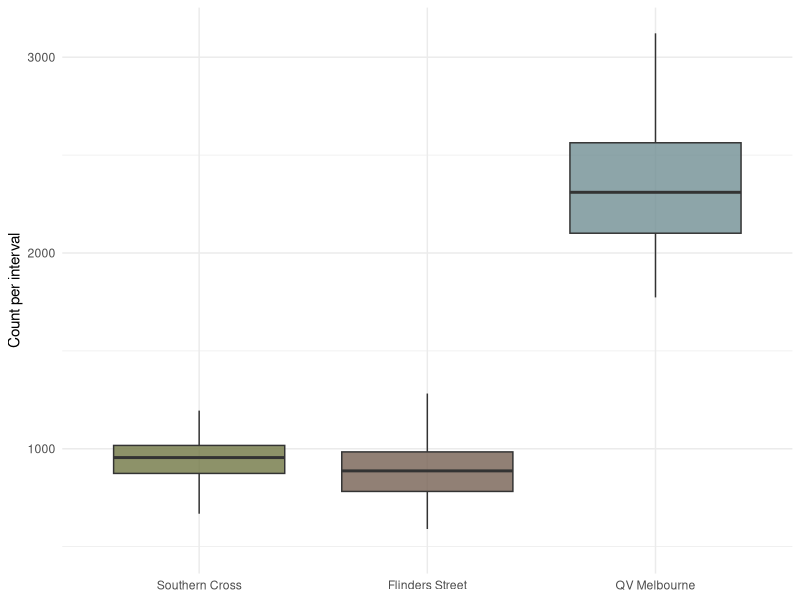
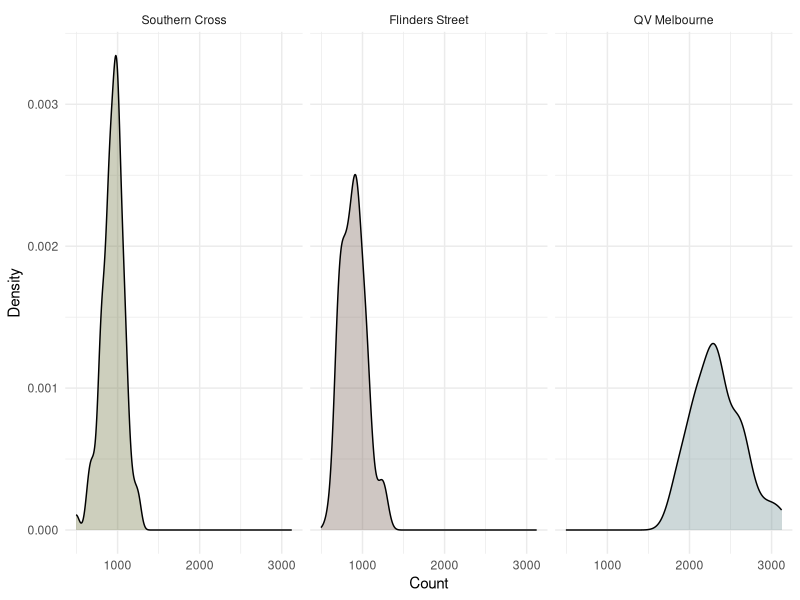
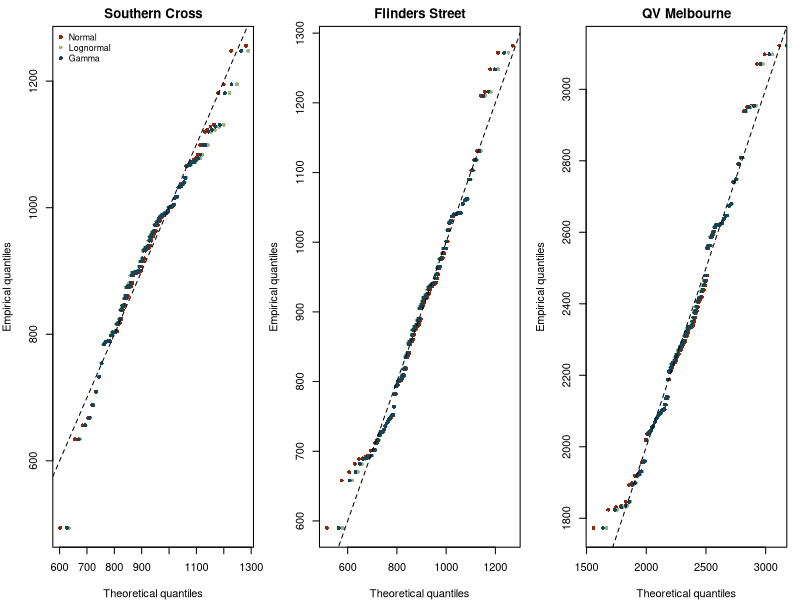
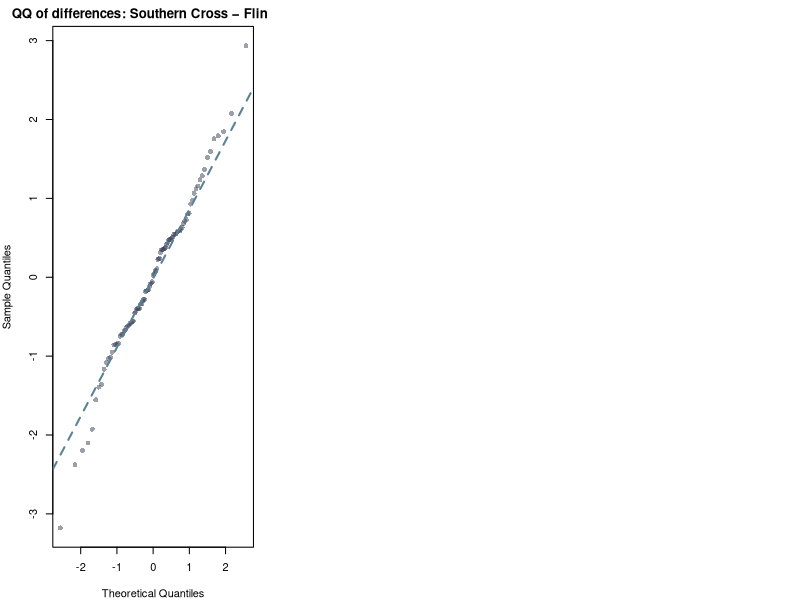

Generate these figures, in order, with R:
## ---- chunk 1
#| label: setup
#| include: false
#| message: false
#| warning: false
knitr::opts_chunk$set(
fig.align = "center",
fig.width = 8,
fig.height = 5,
dpi = 150,
echo = TRUE,
warning = FALSE,
message = FALSE
)

library(boot)
library(MASS)
library(tidyverse)
library(knitr)
library(kableExtra)
library(broom)
library(purrr)
library(scales)

set.seed(355435)

cross_cols <- c(
"Flinders Street" = "#766153",
"QV Melbourne" = "#718f94",
"Southern Cross"  = "#717744")

## ---- chunk 2
pedestrian_df <- read.csv(here::here("data/pedestrian/pedestrians.csv"))

pedestrian_long <- pedestrian_df %>%
  mutate(obs = row_number()) %>%
  pivot_longer(-obs, names_to = "crossing", values_to = "count") %>%
  mutate(crossing = recode(crossing,
                           "flinders_street" = "Flinders Street",
                           "qv_melbourne"    = "QV Melbourne",
                           "southern_cross"  = "Southern Cross")) %>%
  mutate(crossing = factor(
    crossing,
    levels = c("Southern Cross", "Flinders Street", "QV Melbourne")))
## ---- chunk 3
#| label: fig-boxplot
#| fig-cap: "Pedestrian counts by crossing."
ggplot(pedestrian_long, aes(x = crossing, y = count, fill = crossing)) +
  geom_boxplot(outlier.shape = NA, alpha = 0.8) +
  scale_fill_manual(values = cross_cols) +
  labs(x = NULL, y = "Count per interval") +
  theme_minimal() +
  theme(legend.position = "none")

## ---- chunk 4
#| label: fig-density
#| fig-cap: "Distribution of pedestrian counts by crossing."
ggplot(pedestrian_long, aes(x = count, fill = crossing)) +
  geom_density(alpha = 0.35) +
  facet_wrap(~ crossing, scales = "fixed") +
  scale_fill_manual(values = cross_cols) +
  labs(x = "Count", y = "Density") +
  theme_minimal() +
  theme(legend.position = "none")
## ---- chunk 5
#| label: tbl-crossing-summary
pedestrian_long %>%
  group_by(crossing) %>%
  summarise(
    n      = n(),
    mean   = mean(count),
    median = median(count),
    sd     = sd(count),
    min    = min(count),
    max    = max(count),
    iqr    = IQR(count),
    .groups = "drop"
  ) %>%
  kable(
    digits = 1,
    col.names = c("Crossing", "n", "Mean", "Median", "SD", "Min", "Max", "IQR")
  ) %>%
  kable_styling(
    bootstrap_options = c("striped", "hover", "condensed", "responsive"),
    full_width = FALSE
  ) %>%
  row_spec(0, bold = TRUE, color = "#FFFFFF", background = "#598392") %>%
  column_spec(1, bold = TRUE, color = "#004D40")
## ---- chunk 6
#| label: tbl-mle

# Southern Cross
sc <- pedestrian_df$southern_cross
fit_sc_norm  <- fitdistr(sc, "normal")
fit_sc_logn  <- fitdistr(sc, "lognormal")
fit_sc_gamma <- fitdistr(sc, "gamma")   

sc_models <- tibble(
  crossing = "Southern Cross",
  model    = c("normal","lognormal","gamma"),
  logLik   = c(logLik(fit_sc_norm)[1],  logLik(fit_sc_logn)[1],  logLik(fit_sc_gamma)[1]),
  AIC      = c(AIC(fit_sc_norm),        AIC(fit_sc_logn),        AIC(fit_sc_gamma)),
  
  mean_est = c(
    unname(fit_sc_norm$estimate["mean"]),
    exp(fit_sc_logn$estimate["meanlog"] + 0.5*fit_sc_logn$estimate["sdlog"]^2),
    unname(fit_sc_gamma$estimate["shape"] / fit_sc_gamma$estimate["rate"])),
  
  sd_est   = c(
    unname(fit_sc_norm$estimate["sd"]),
    sqrt((exp(fit_sc_logn$estimate["sdlog"]^2) - 1) *
           exp(2*fit_sc_logn$estimate["meanlog"] + fit_sc_logn$estimate["sdlog"]^2)),
    sqrt(unname(fit_sc_gamma$estimate["shape"]) / (unname(fit_sc_gamma$estimate["rate"])^2))))

# Flinders Street
fl <- pedestrian_df$flinders_street
fit_fl_norm  <- fitdistr(fl, "normal")
fit_fl_logn  <- fitdistr(fl, "lognormal")
fit_fl_gamma <- fitdistr(fl, "gamma")

fl_models <- tibble(
  crossing = "Flinders Street",
  model    = c("normal","lognormal","gamma"),
  logLik   = c(logLik(fit_fl_norm)[1],  logLik(fit_fl_logn)[1],  logLik(fit_fl_gamma)[1]),
  AIC      = c(AIC(fit_fl_norm),        AIC(fit_fl_logn),        AIC(fit_fl_gamma)),
  
  mean_est = c(
    unname(fit_fl_norm$estimate["mean"]),
    exp(fit_fl_logn$estimate["meanlog"] + 0.5*fit_fl_logn$estimate["sdlog"]^2),
    unname(fit_fl_gamma$estimate["shape"] / fit_fl_gamma$estimate["rate"])),
  
  sd_est   = c(
    unname(fit_fl_norm$estimate["sd"]),
    sqrt((exp(fit_fl_logn$estimate["sdlog"]^2) - 1) *
           exp(2*fit_fl_logn$estimate["meanlog"] + fit_fl_logn$estimate["sdlog"]^2)),
    sqrt(unname(fit_fl_gamma$estimate["shape"]) / (unname(fit_fl_gamma$estimate["rate"])^2))))

# QV Melbourne
qv <- pedestrian_df$qv_melbourne
fit_qv_norm  <- fitdistr(qv, "normal")
fit_qv_logn  <- fitdistr(qv, "lognormal")
fit_qv_gamma <- fitdistr(qv, "gamma")

qv_models <- tibble(
  crossing = "QV Melbourne",
  model    = c("normal","lognormal","gamma"),
  logLik   = c(logLik(fit_qv_norm)[1],  logLik(fit_qv_logn)[1],  logLik(fit_qv_gamma)[1]),
  AIC      = c(AIC(fit_qv_norm),        AIC(fit_qv_logn),        AIC(fit_qv_gamma)),
  
  mean_est = c(
    unname(fit_qv_norm$estimate["mean"]),
    exp(fit_qv_logn$estimate["meanlog"] + 0.5*fit_qv_logn$estimate["sdlog"]^2),
    unname(fit_qv_gamma$estimate["shape"] / fit_qv_gamma$estimate["rate"])),
  
  sd_est   = c(
    unname(fit_qv_norm$estimate["sd"]),
    sqrt((exp(fit_qv_logn$estimate["sdlog"]^2) - 1) *
           exp(2*fit_qv_logn$estimate["meanlog"] + fit_qv_logn$estimate["sdlog"]^2)),
    sqrt(unname(fit_qv_gamma$estimate["shape"]) / (unname(fit_qv_gamma$estimate["rate"])^2))))

mle_fits <- bind_rows(sc_models, fl_models, qv_models) %>%
  arrange(crossing, AIC)

mle_fits  %>%
  kable(
    caption = "Maximum-likelihood estimates for Normal, Lognormal and Gamma models across the three crossings.",
    col.names = c("Crossing", "Model", "Log-Likelihood", "AIC", "Mean Estimate", "SD Estimate"),
    digits = 1,
    align = rep("c")) %>%
  kable_styling(
    bootstrap_options = c("striped", "hover", "condensed", "responsive"),
    full_width = FALSE,
    position = "center") %>%
  row_spec(0, bold = TRUE, color = "#FFFFFF", background = "#598392") %>%
  column_spec(1, bold = TRUE, color = "#004D40")
## ---- chunk 7
#| label: fig-qqplots
#| fig-cap: "QQ plots comparing empirical and theoretical quantiles for the fitted Normal, Lognormal and Gamma models at each crossing."
#| warning: false

par(mfrow = c(1,3), mar = c(4,4,2,1))

## Southern Cross 
x <- sort(sc); n <- length(x); p <- (seq_len(n) - 0.5) / n
qN <- qnorm(p,  mean = fit_sc_norm$estimate["mean"],    sd = fit_sc_norm$estimate["sd"])
qL <- qlnorm(p, meanlog = fit_sc_logn$estimate["meanlog"], sdlog = fit_sc_logn$estimate["sdlog"])
qG <- qgamma(p, shape = fit_sc_gamma$estimate["shape"], rate = fit_sc_gamma$estimate["rate"])

plot(qN, x, xlab = "Theoretical quantiles", ylab = "Empirical quantiles",
     main = "Southern Cross", pch = 16, col = "#8F250C", cex = 0.8)
points(qL, x, pch = 16, col = "#9cb380", cex = 0.8)
points(qG, x, pch = 16, col = "#124559", cex = 0.8)
abline(0, 1, lty = 2)
legend("topleft", legend = c("Normal", "Lognormal", "Gamma"),
       col = c("#8F250C", "#9cb380", "#124559"), pch = 16, bty = "n", cex = 0.8)

# Flinders Street
x <- sort(fl); n <- length(x); p <- (seq_len(n) - 0.5) / n
qN <- qnorm(p,  mean = fit_fl_norm$estimate["mean"],    sd = fit_fl_norm$estimate["sd"])
qL <- qlnorm(p, meanlog = fit_fl_logn$estimate["meanlog"], sdlog = fit_fl_logn$estimate["sdlog"])
qG <- qgamma(p, shape = fit_fl_gamma$estimate["shape"], rate = fit_fl_gamma$estimate["rate"])

plot(qN, x, xlab = "Theoretical quantiles", ylab = "Empirical quantiles",
     main = "Flinders Street", pch = 16, col = "#8F250C", cex = 0.8)
points(qL, x, pch = 16, col = "#9cb380", cex = 0.8)
points(qG, x, pch = 16, col = "#124559", cex = 0.8)
abline(0, 1, lty = 2)

# QV Melbourne 
x <- sort(qv); n <- length(x); p <- (seq_len(n) - 0.5) / n
qN <- qnorm(p,  mean = fit_qv_norm$estimate["mean"],    sd = fit_qv_norm$estimate["sd"])
qL <- qlnorm(p, meanlog = fit_qv_logn$estimate["meanlog"], sdlog = fit_qv_logn$estimate["sdlog"])
qG <- qgamma(p, shape = fit_qv_gamma$estimate["shape"], rate = fit_qv_gamma$estimate["rate"])

plot(qN, x, xlab = "Theoretical quantiles", ylab = "Empirical quantiles",
     main = "QV Melbourne", pch = 16, col = "#8F250C", cex = 0.8)
points(qL, x, pch = 16, col = "#9cb380", cex = 0.8)
points(qG, x, pch = 16, col = "#124559", cex = 0.8)
abline(0, 1, lty = 2)

## ---- chunk 8
#| label: tbl-q90-sample

pedestrian_long %>%
  group_by(crossing) %>%
  summarise(q90 = quantile(count, 0.9)) %>%
  kable(caption = "Empirical 90th percentile estimates and 95% bootstrap confidence intervals for each crossing",
        digits = 1, align = c("l","r")) %>%
  kable_styling(
    bootstrap_options = c("striped", "hover", "condensed", "responsive"),
    full_width = FALSE) %>%
  row_spec(0, bold = TRUE, color = "#FFFFFF", background = "#598392") %>%
  column_spec(1, bold = TRUE, color = "#004D40")
  
q90_fn <- function(data, i) quantile(data[i], 0.9)

# Flinders Street
fl_boot <- boot(pedestrian_df$flinders_street, q90_fn, R = 1000)
ci_fl <- boot.ci(fl_boot, type = "perc")

# Southern Cross
sc_boot <- boot(pedestrian_df$southern_cross, q90_fn, R = 1000)
ci_sc <- boot.ci(sc_boot, type = "perc")

# QV Melbourne
qv_boot <- boot(pedestrian_df$qv_melbourne, q90_fn, R = 1000)
ci_qv <- boot.ci(qv_boot, type = "perc")

sample_tbl <- tibble(
  crossing = c("Flinders Street","Southern Cross","QV Melbourne"),
  q90_sample = round(c(
    quantile(pedestrian_df$flinders_street, 0.9),
    quantile(pedestrian_df$southern_cross, 0.9),
    quantile(pedestrian_df$qv_melbourne, 0.9)), 
    2),
  q90_sample_low  = round(c(ci_fl$percent[4], ci_sc$percent[4], ci_qv$percent[4]), 2),
  q90_sample_high = round(c(ci_fl$percent[5], ci_sc$percent[5], ci_qv$percent[5]), 2))

## ---- chunk 9
#| label: tbl-q90-final

q90_model_point <- list(
  fl = qlnorm(0.9, meanlog = fit_fl_logn$estimate["meanlog"], sdlog = fit_fl_logn$estimate["sdlog"]),
  sc = qnorm (0.9, mean    = fit_sc_norm$estimate["mean"],     sd    = fit_sc_norm$estimate["sd"]),
  qv = qlnorm(0.9, meanlog = fit_qv_logn$estimate["meanlog"], sdlog = fit_qv_logn$estimate["sdlog"]))

q90_model_ci <- function(fit, dist, n, B = 1000) {
  boot_q90 <- replicate(B, {
    sim <- if (dist == "normal") {
      rnorm(n, mean = fit$estimate["mean"], sd = fit$estimate["sd"])}
    else {
      rlnorm(n, meanlog = fit$estimate["meanlog"], sdlog = fit$estimate["sdlog"])}
    quantile(sim, 0.9)})
  quantile(boot_q90, c(0.025, 0.975))}

n_fl <- nrow(pedestrian_df)
n_sc <- nrow(pedestrian_df)
n_qv <- nrow(pedestrian_df)

ci_fl_m <- q90_model_ci(fit_fl_logn, "lognormal", n_fl)
ci_sc_m <- q90_model_ci(fit_sc_norm, "normal", n_sc)
ci_qv_m <- q90_model_ci(fit_qv_logn, "lognormal", n_qv)

model_tbl <- tibble(
  crossing       = c("Flinders Street","Southern Cross","QV Melbourne"),
  model          = c("lognormal","normal","lognormal"),
  q90_model      = round(c(q90_model_point$fl, q90_model_point$sc, q90_model_point$qv), 2),
  q90_model_low  = round(c(ci_fl_m[1], ci_sc_m[1], ci_qv_m[1]), 2),
  q90_model_high = round(c(ci_fl_m[2], ci_sc_m[2], ci_qv_m[2]), 2))

final_tbl <- sample_tbl %>%
  left_join(model_tbl, by = "crossing")

final_tbl %>%
  kable(
    caption = "Comparison of empirical and model-based 90th percentile estimates with 95% confidence intervals for each crossing",
    digits = 1,
    align = rep("c", ncol(.))) %>%
  kable_styling(
    bootstrap_options = c("striped", "hover", "condensed", "responsive"),
    full_width = FALSE,
    position = "center") %>%
  row_spec(0, bold = TRUE, color = "#FFFFFF", background = "#598392") %>%
  column_spec(1, bold = TRUE, color = "#004D40")

## ---- chunk 10
#| label: tbl-t-test

df  <- na.omit(pedestrian_df[, c("southern_cross","flinders_street")])
sc  <- df$southern_cross
fl  <- df$flinders_street
d   <- sc - fl                 

tt <- t.test(sc, fl, paired = TRUE, conf.level = 0.95)
paired_tt_tbl <- tibble(
  Comparison = "Southern Cross − Flinders Street",
  Mean_Diff  = tt$estimate,
  `95% CI (Low)` = tt$conf.int[1],
  `95% CI (High)` = tt$conf.int[2],
  t_value = tt$statistic,
  df = tt$parameter,
  p_value = tt$p.value)

paired_tt_tbl %>%
  kable(
    caption = "Paired t-test results comparing Southern Cross and Flinders Street (95% confidence interval for mean difference).",
    digits = 2,
    align = rep("c", ncol(.))) %>%
  kable_styling(
    bootstrap_options = c("striped", "hover", "condensed", "responsive"),
    full_width = FALSE,
    position = "center") %>%
  row_spec(0, bold = TRUE, color = "#FFFFFF", background = "#598392") %>%
  column_spec(1, bold = TRUE, color = "#004D40")

## ---- chunk 11
#| label: fig-qq-differences
#| fig-cap: "QQ plot of paired differences (Southern Cross - Flinders Street) showing approximate normality."

qqnorm(scale(d),
       main = "QQ of differences: Southern Cross − Flinders",
       pch  = 16,
       col  = adjustcolor("#3a405a", alpha.f = 0.5))

qqline(scale(d),
       col  = "#598392",
       lwd  = 2,
       lty  = 2)
